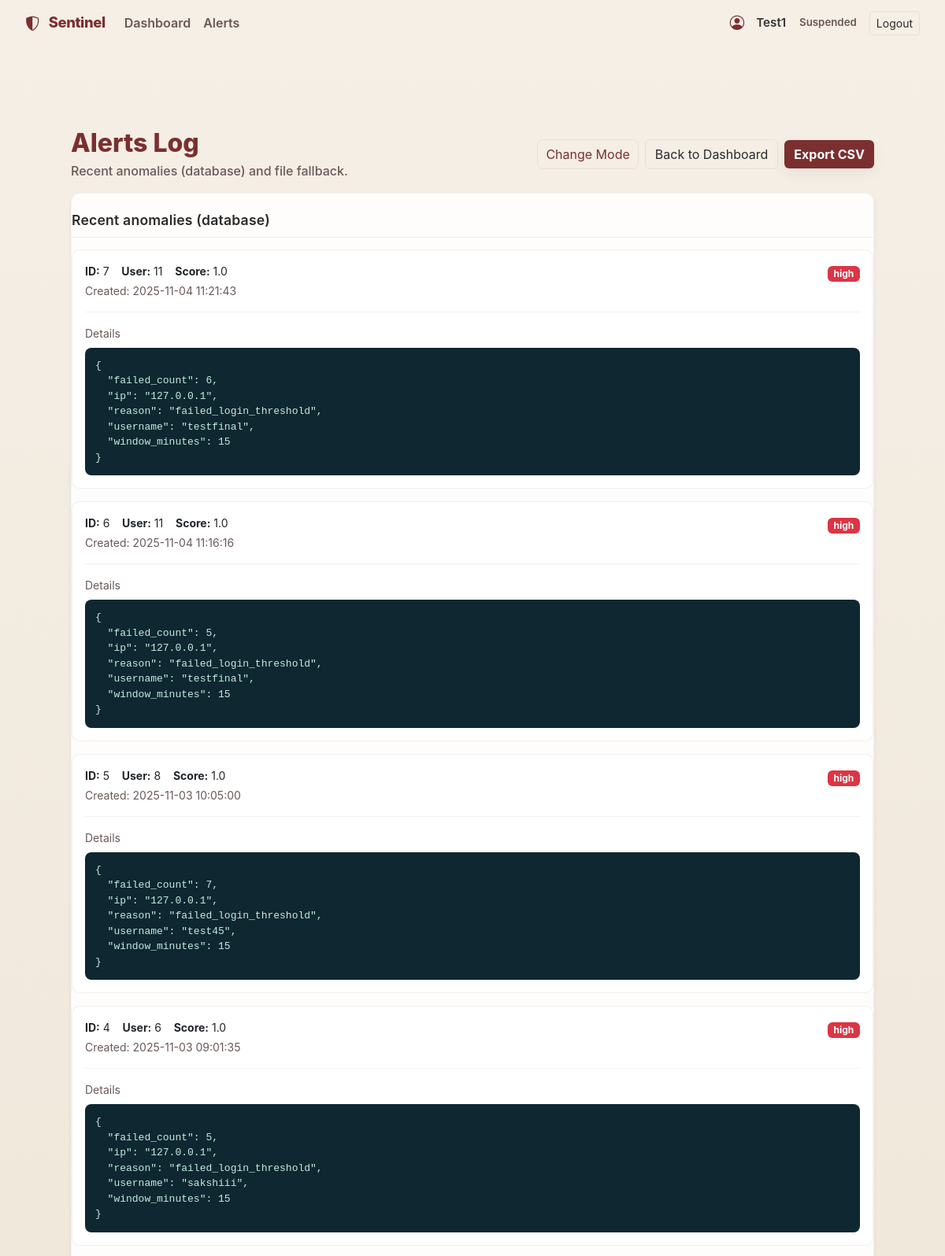
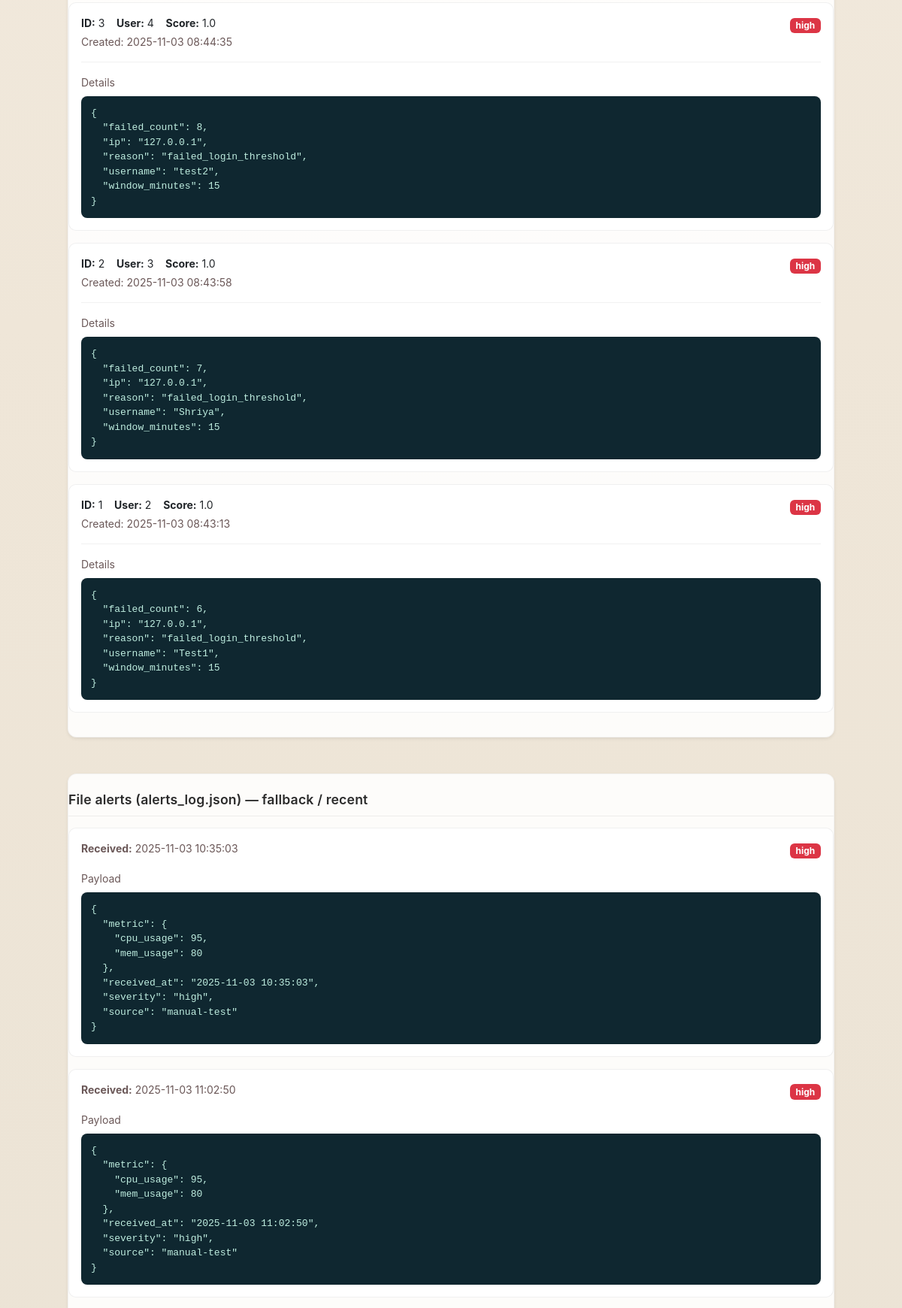
Page /alerts_detail (signed in, upper part) on the committed database (2 pictures, top to bottom).
### tables this page shows
CREATE TABLE anomalies (
  id INTEGER PRIMARY KEY AUTOINCREMENT,
  source TEXT,
  severity TEXT,
  details TEXT,
  metric_json TEXT,
  timestamp DATETIME DEFAULT CURRENT_TIMESTAMP
, created_at DATETIME, user_id TEXT, score REAL);

### app.py (the view)
@app.route('/alerts_detail')
def alerts_detail():
    anomalies = []
    file_alerts = []
    try:
        conn = get_db_conn()
        cur = conn.cursor()
        cur.execute("SELECT id, user_id, score, details, severity, created_at FROM anomalies ORDER BY created_at DESC LIMIT 200;")
        rows = cur.fetchall()
        for r in rows:
            details = None
            try:
                details = json.loads(r['details']) if r['details'] else None
            except Exception:
                details = r['details']
            anomalies.append({
                "id": r['id'],
                "user_id": r['user_id'],
                "score": r['score'],
                "details": details,
                "severity": r['severity'],
                "created_at": r['created_at']
            })
        conn.close()
    except Exception as e:
        print("[alerts_detail] db read failed:", e)
        anomalies = []
    if os.path.exists(ALERTS_FILE):
        try:
            with open(ALERTS_FILE, 'r') as f:
                file_alerts = json.load(f) or []
        except Exception as _e:
            print("[alerts_detail] failed to read alerts_log.json:", _e)
            file_alerts = []
    return render_template('alerts_detail.html', alerts={"db": anomalies, "file": file_alerts})

### app.py (called while the page is built)
def get_db_conn():
    conn = sqlite3.connect(DB_PATH)
    conn.row_factory = sqlite3.Row
    return conn

@app.before_request
def enforce_https_in_production():
    USE_HTTPS = os.environ.get("USE_HTTPS", "0").lower() in ("1", "true", "yes")
    if not (FLASK_ENV == "production" and USE_HTTPS):
        return
    proto = request.headers.get('X-Forwarded-Proto', request.scheme)
    if proto != 'https':
        url = request.url.replace("http://", "https://", 1)
        return redirect(url, code=301)

### templates/alerts_detail.html (shortened to what this page needs)
{% extends 'base.html' %}
{% block content %}
<div class="container py-5">
  <div class="d-flex align-items-center justify-content-between mb-3 alerts-head">
    <div>
      <h1 class="h2">Alerts Log</h1>
      <div class="sub">Recent anomalies (database) and file fallback.</div>
    </div>
    <div class="toolbar">
      <button id="theme_toggle_alerts" class="resume-btn">Change Mode</button>
      <a href="{{ url_for('dashboard') }}" class="btn btn-outline-light">Back to Dashboard</a>
      <a href="{{ url_for('api_anomalies_export') }}" class="btn btn-accent">Export CSV</a>
    </div>
  </div>
  <div class="row g-4">
    <div class="col-12">
      <div class="alerts-card shadow-sm mb-4">
        <div class="card-body">
          <div class="section-title">Recent anomalies (database)</div>
          {% if alerts.db and alerts.db|length > 0 %}
            {% for a in alerts.db %}
              <div class="inner-card card mb-3">
                <div class="card-body">
                  <div class="d-flex align-items-start justify-content-between">
                    <div class="small">
                      <strong>ID:</strong> {{ a.id }} &nbsp;&nbsp;
                      <strong>User:</strong> {{ a.user_id or 'unknown' }} &nbsp;&nbsp;
                      <strong>Score:</strong> {{ a.score or 'n/a' }}
                      <div class="muted mt-1">Created: {{ a.created_at or '-' }}</div>
                    </div>
                    <div class="text-end">
                      {% set sev = (a.severity or 'medium')|lower %}
                      {% if sev == 'high' %}
                        <span class="badge bg-danger">high</span>
                      {% elif sev == 'low' %}
                        <span class="badge bg-success">low</span>
                      {% else %}
                        <span class="badge bg-warning text-dark">medium</span>
                      {% endif %}
                    </div>
                  </div>
                  <hr class="soft-hr">
                  <div class="muted small mb-2">Details</div>
                  <pre class="log-json">{{ a.details | tojson(indent=2) }}</pre>
                </div>
              </div>
            {% endfor %}
          {% else %}
            <div class="alert alert-secondary mb-0">No anomalies found in the database.</div>
          {% endif %}
        </div>
      </div>
    </div>
    <div class="col-12">
      <div class="alerts-card shadow-sm">
        <div class="card-body">
          <div class="section-title">File alerts (alerts_log.json) — fallback / recent</div>
          {% if alerts.file and alerts.file|length > 0 %}
            {% for item in alerts.file %}
              <div class="inner-card card mb-3">
                <div class="card-body">
                  <div class="d-flex justify-content-between">
                    <div class="small muted">
                      <strong>Received:</strong> {{ item.received_at or item.created_at or 'unknown' }}
                    </div>
                    <div>
                      {% set sevf = (item.severity or 'medium')|lower %}
                      {% if sevf == 'high' %}
                        <span class="badge bg-danger">{{ item.severity }}</span>
                      {% elif sevf == 'low' %}
                        <span class="badge bg-success">{{ item.severity }}</span>
                      {% else %}
                        <span class="badge bg-warning text-dark">{{ item.severity }}</span>
                      {% endif %}
                    </div>
                  </div>
                  <div class="mt-3">
                    <div class="muted small mb-2">Payload</div>
                    <pre class="log-json">{{ item | tojson(indent=2) }}</pre>
                  </div>
                </div>
              </div>
            {% endfor %}
          {% else %}
            <div class="alert alert-secondary mb-0">No file-based alerts found.</div>
          {% endif %}
        </div>
      </div>
    </div>
  </div>
</div>
{% endblock %}

### templates/base.html (style rules this page uses)
:root { --bg-900: #f5efe6; --accent: #7b2f2f; --accent-700: #5a1f1f; --muted: #6b5858; --card-bg: rgba(255,255,255,0.88); --glass: rgba(255,255,255,0.85); --danger: #e35b5b; --warning: #d19b4a; --success: #2c8c69; --text-dark: #2b2b2b; --shadow: 0 12px 30px rgba(24,24,24,0.08); }
html,body { height:100% }
body { margin:0; min-height:100%; font-family:"Inter","Poppins",system-ui,-apple-system,"Segoe UI",Roboto,"Helvetica Neue",Arial; background: radial-gradient(900px 300px at 10% 12%, rgba(180,170,155,0.06), transparent 6%), linear-gradient(180deg, #f5efe6 0%, #efe6d8 40%, #e8e1d3 100%); color: var(--text-dark); -webkit-font-smoothing:antialiased; -moz-osx-font-smoothing:grayscale; padding-bottom:48px; }
.btn-accent { background: var(--accent); color:#fff; border:none; font-weight:700; box-shadow: 0 6px 18px rgba(0,0,0,0.06); }
.btn-outline-light { border-color: rgba(0,0,0,0.06); color: var(--text-dark); background: transparent; }
h1, h2, h3 { color: var(--text-dark); margin:0 0 .6rem 0; }
.muted { color: var(--muted); }
.resume-btn { background:transparent; border:1px solid rgba(0,0,0,0.06); color:var(--accent); padding:6px 10px; border-radius:8px; }

### templates/alerts_detail.html (style rules this page uses)
.alerts-head h1 { color:var(--accent); margin:0 0 .25rem 0; font-weight:800; }
.alerts-head .sub { color:var(--muted); font-weight:500; }
.toolbar { display:flex; gap:.5rem; align-items:center; }
.alerts-card { background:var(--card-bg); border-radius:12px; box-shadow:var(--shadow); border:1px solid rgba(0,0,0,0.04); }
.alerts-card > .card-body { padding-top: 1.15rem; padding-bottom: 1rem; }
.inner-card { background:var(--card-bg); border-radius:10px; border:1px solid rgba(0,0,0,0.06); }
.section-title { font-size:1.1rem; font-weight:600; color:var(--text-dark); margin: .15rem 0 .9rem 0; padding: 0 0 .5rem 0; border-bottom:1px solid rgba(0,0,0,0.06); letter-spacing:.2px; }
.log-json { background:#0f2730; color:#bfeee0; padding:12px; border-radius:8px; white-space:pre-wrap; margin:0; border:1px solid rgba(0,0,0,0.06); font-family: ui-monospace, SFMono-Regular, Menlo, Monaco, Consolas, "Liberation Mono", monospace; font-size:13px; }
.soft-hr { border-color: rgba(0,0,0,0.08); opacity:.7; }

### rows in the picture
anomalies: id "7", user "11", score "1.0", created_at "2025-11-04 11:21:43", details|tojson "{ \"failed_count\": 6, \"ip\": \"127.0.0.1\", \"reason\": \"failed_login_threshold\", \"username\": \"testfinal\", \"window_minutes\": 15 }"
anomalies: id "6", user "11", score "1.0", created_at "2025-11-04 11:16:16", details|tojson "{ \"failed_count\": 5, \"ip\": \"127.0.0.1\", \"reason\": \"failed_login_threshold\", \"username\": \"testfinal\", \"window_minutes\": 15 }"
anomalies: id "5", user "8", score "1.0", created_at "2025-11-03 10:05:00", details|tojson "{ \"failed_count\": 7, \"ip\": \"127.0.0.1\", \"reason\": \"failed_login_threshold\", \"username\": \"test45\", \"window_minutes\": 15 }"
anomalies: id "4", user "6", score "1.0", created_at "2025-11-03 09:01:35", details|tojson "{ \"failed_count\": 5, \"ip\": \"127.0.0.1\", \"reason\": \"failed_login_threshold\", \"username\": \"sakshiii\", \"window_minutes\": 15 }"
anomalies: id "3", user "4", score "1.0", created_at "2025-11-03 08:44:35", details|tojson "{ \"failed_count\": 8, \"ip\": \"127.0.0.1\", \"reason\": \"failed_login_threshold\", \"username\": \"test2\", \"window_minutes\": 15 }"
anomalies: id "2", user "3", score "1.0", created_at "2025-11-03 08:43:58", details|tojson "{ \"failed_count\": 7, \"ip\": \"127.0.0.1\", \"reason\": \"failed_login_threshold\", \"username\": \"Shriya\", \"window_minutes\": 15 }"
anomalies: id "1", user "2", score "1.0", created_at "2025-11-03 08:43:13", details|tojson "{ \"failed_count\": 6, \"ip\": \"127.0.0.1\", \"reason\": \"failed_login_threshold\", \"username\": \"Test1\", \"window_minutes\": 15 }"

### other values in the picture
{{ session.get('username','User') }} "Test1"
{{ session.get('role','analyst')|capitalize }} "Suspended"
{{ item.received_at or item.created_at or 'unknown' }} "2025-11-03 10:35:03" "2025-11-03 11:02:50"
{{ item.severity }} "high" "high"
{{ item | tojson(indent=2) }} "{ \"metric\": { \"cpu_usage\": 95, \"mem_usage\": 80 }, \"received_at\": \"2025-11-03 10:35:03\", \"severity\": \"high\", \"source\": \"manual-test\" }" "{ \"metric\": { \"cpu_usage\": 95, \"mem_usage\": 80 }, \"received_at\": \"2025-11-03 11:02:50\", \"severity\": \"high\", \"source\": \"manual-test\" }"
